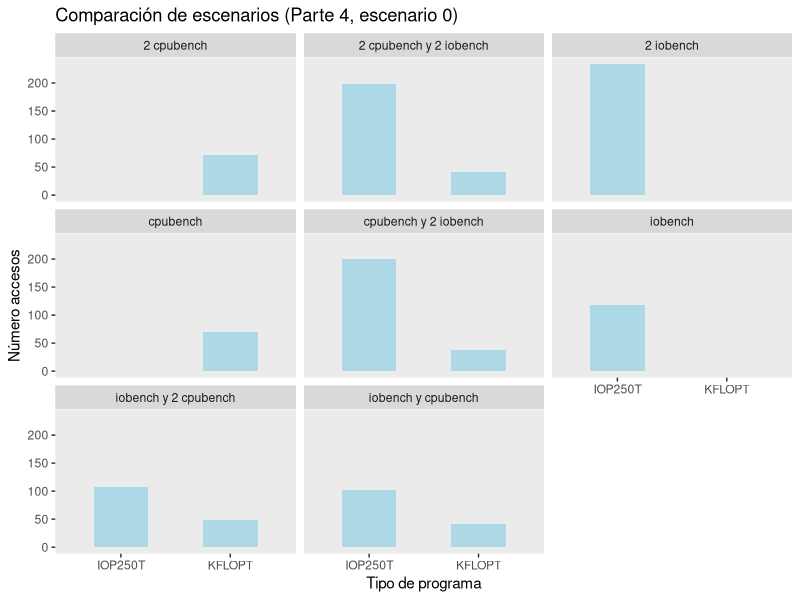

R code for this plot:
######### Ejecucion #########

#> $ Rscript plot.R

######### Packages  #########
packages <- c("readxl", "tseries", "dynlm", "mFilter", "ggplot2", "dplyr")
sapply(packages, require, character.only = TRUE)

######### bases #########

cpubench <- read.table("cpubench.txt", quote="\"", comment.char="")
c0 <- mean(cpubench[,2])

cpubench_2iobench <- read.table("cpubench_2iobench.txt", quote="\"", comment.char="")
c1 <- filter(cpubench_2iobench, V3 == "KFLOPT")
c1 <- mean(c1[,2])

i1 <- filter(cpubench_2iobench, V3 == "IOP250T")
i1 <- mean(i1[,2])
i1 

cpubench2 <- read.table("2cpubench.txt", quote="\"", comment.char="")
c2 <- mean(cpubench2[,2])

cpubench2_2iobench <- read.table("2cpubench_2iobench.txt", quote="\"", comment.char="")
c3 <- filter(cpubench2_2iobench, V3 == "KFLOPT")
c3 <- mean(c3[,2])

i3 <- filter(cpubench2_2iobench, V3 == "IOP250T")
i3 <- mean(i3[,2])

iobench <- read.table("iobench.txt", quote="\"", comment.char="")
i4 <- filter(iobench, V3 == "IOP250T")
i4 <- mean(i4[,2])

iobench_2cpubench <- read.table("iobench_2cpubench.txt", quote="\"", comment.char="")
c5 <- filter(iobench_2cpubench, V3 == "KFLOPT")
c5 <- mean(c5[,2])

i5 <- filter(iobench_2cpubench, V3 == "IOP250T")
i5 <- mean(i5[,2])

iobench_cpubench <- read.table("iobench_cpubench.txt", quote="\"", comment.char="")
c6 <- filter(iobench_cpubench, V3 == "KFLOPT")
c6 <- mean(c6[,2])

i6 <- filter(iobench_cpubench, V3 == "IOP250T")
i6 <- mean(i6[,2])

iobench2 <- read.table("2iobench.txt", quote="\"", comment.char="")
i7 <- filter(iobench2, V3 == "IOP250T")
i7 <- mean(i7[,2])

escenarios <- c("cpubench(c0)", "cpubench_2iobench(c1)","cpubench_2iobench(i1)", "cpubench2(c2)", "cpubench2_2iobench(c3)",
                "cpubench2_2iobench(i3)", "iobench(4)", "iobench_2cpubench(c5)", "iobench_2cpubench(i5)",
                "iobench_cpubench(c6)", "iobench_cpubench(i6)", "cpubench2")
promedios <- c(c(c0), c(c1,i1), c(c2), c(c3,i3), c(i4), c(c5,i5), c(c6,i6), c(i7))

table <- data.frame(escenarios, promedios)
table

######### plot y .png #########

png(file = "plot_part4_es0.png")
bind_rows("cpubench" = cpubench, "cpubench y 2 iobench" = cpubench_2iobench,
          "2 cpubench" = cpubench2, "2 cpubench y 2 iobench" = cpubench2_2iobench,
          "iobench" = iobench, "iobench y 2 cpubench" = iobench_2cpubench,
          "iobench y cpubench" = iobench_cpubench, "2 iobench" = iobench2,
          .id = "id") %>%
    ggplot(mapping = aes(x = V3)) +
        geom_bar(width=0.5, fill='lightblue') +
        facet_wrap(~id) +
        theme(panel.grid = element_blank()) +
        labs(title = "Comparación de escenarios (Parte 4, escenario 0)", y = "Número accesos", x= "Tipo de programa") 
dev.off()
